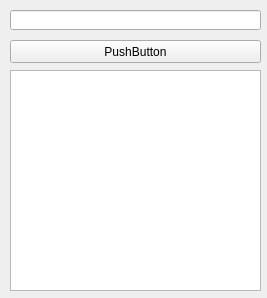
<?xml version="1.0" encoding="UTF-8"?>
<ui version="4.0">
 <class>Form</class>
 <widget class="QWidget" name="Form">
  <property name="geometry">
   <rect>
    <x>0</x>
    <y>0</y>
    <width>267</width>
    <height>298</height>
   </rect>
  </property>
  <property name="windowTitle">
   <string>Form</string>
  </property>
  <widget class="QLineEdit" name="lineEdit">
   <property name="geometry">
    <rect>
     <x>10</x>
     <y>10</y>
     <width>251</width>
     <height>20</height>
    </rect>
   </property>
  </widget>
  <widget class="QPushButton" name="pushButton">
   <property name="geometry">
    <rect>
     <x>10</x>
     <y>40</y>
     <width>251</width>
     <height>23</height>
    </rect>
   </property>
   <property name="text">
    <string>PushButton</string>
   </property>
  </widget>
  <widget class="QTextEdit" name="textEdit">
   <property name="geometry">
    <rect>
     <x>10</x>
     <y>70</y>
     <width>251</width>
     <height>221</height>
    </rect>
   </property>
  </widget>
 </widget>
 <resources/>
 <connections/>
</ui>
